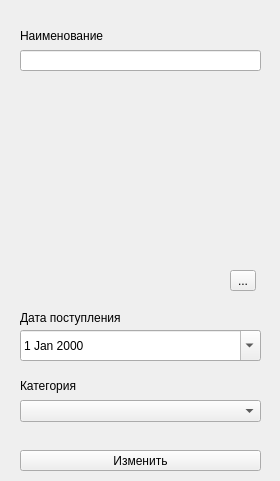
<?xml version="1.0" encoding="UTF-8"?>
<ui version="4.0">
 <class>ModifyDialog</class>
 <widget class="QWidget" name="ModifyDialog">
  <property name="geometry">
   <rect>
    <x>0</x>
    <y>0</y>
    <width>280</width>
    <height>481</height>
   </rect>
  </property>
  <property name="windowTitle">
   <string>Form</string>
  </property>
  <widget class="QLabel" name="label">
   <property name="geometry">
    <rect>
     <x>20</x>
     <y>20</y>
     <width>111</width>
     <height>31</height>
    </rect>
   </property>
   <property name="text">
    <string>Наименование</string>
   </property>
  </widget>
  <widget class="QLabel" name="label_2">
   <property name="geometry">
    <rect>
     <x>20</x>
     <y>370</y>
     <width>111</width>
     <height>31</height>
    </rect>
   </property>
   <property name="text">
    <string>Категория</string>
   </property>
  </widget>
  <widget class="QPushButton" name="pushButton">
   <property name="geometry">
    <rect>
     <x>20</x>
     <y>450</y>
     <width>241</width>
     <height>21</height>
    </rect>
   </property>
   <property name="text">
    <string>Изменить</string>
   </property>
  </widget>
  <widget class="QLineEdit" name="lineEdit">
   <property name="geometry">
    <rect>
     <x>20</x>
     <y>50</y>
     <width>241</width>
     <height>21</height>
    </rect>
   </property>
  </widget>
  <widget class="QComboBox" name="comboBox">
   <property name="geometry">
    <rect>
     <x>20</x>
     <y>400</y>
     <width>241</width>
     <height>22</height>
    </rect>
   </property>
  </widget>
  <widget class="QLabel" name="label_3">
   <property name="geometry">
    <rect>
     <x>20</x>
     <y>90</y>
     <width>241</width>
     <height>161</height>
    </rect>
   </property>
   <property name="text">
    <string/>
   </property>
  </widget>
  <widget class="QToolButton" name="toolButton">
   <property name="geometry">
    <rect>
     <x>230</x>
     <y>270</y>
     <width>26</width>
     <height>21</height>
    </rect>
   </property>
   <property name="text">
    <string>...</string>
   </property>
  </widget>
  <widget class="QLabel" name="label_4">
   <property name="geometry">
    <rect>
     <x>20</x>
     <y>310</y>
     <width>121</width>
     <height>16</height>
    </rect>
   </property>
   <property name="text">
    <string>Дата поступления</string>
   </property>
  </widget>
  <widget class="QDateEdit" name="dateEdit">
   <property name="geometry">
    <rect>
     <x>20</x>
     <y>330</y>
     <width>241</width>
     <height>31</height>
    </rect>
   </property>
   <property name="calendarPopup">
    <bool>true</bool>
   </property>
  </widget>
 </widget>
 <resources/>
 <connections/>
</ui>
